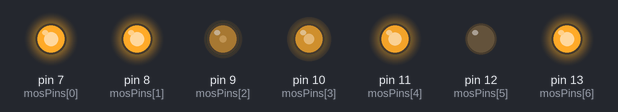
The sketch below on a simulated Arduino Uno, built with avr-gcc and run on an emulated ATmega328P. Shown: output pins drawn as LEDs (lit = HIGH). Random numbers use the default seed unless the sketch sets one.

Above: at 2.05 s.
At 3.8 s:
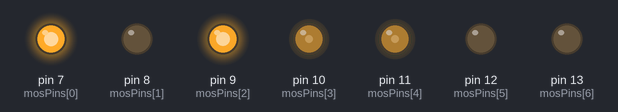
At 11.27 s:
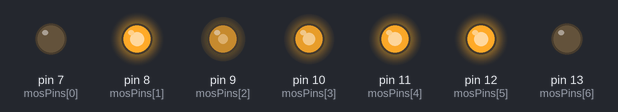
At 22.74 s:
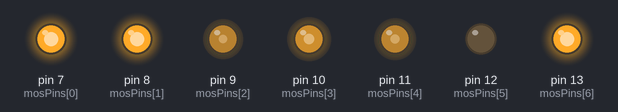
At 29.16 s:
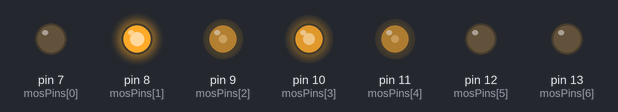
At 37.0 s:
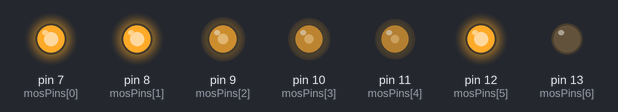
Timing chart, 0 to 40.0 s (numbered marks = the images above):
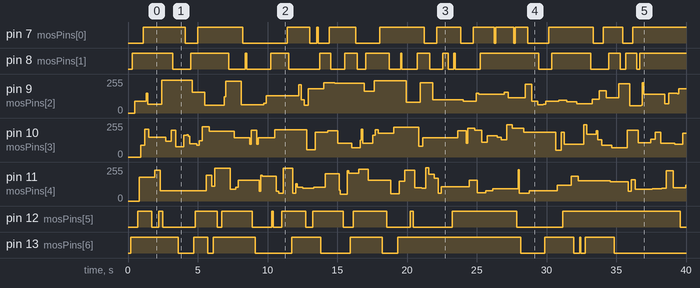

The sketch:

momex.ino
```cpp
int mosPins[] = {7, 8, 9, 10, 11, 12, 13};

void setup() {
  Serial.begin (9600);
  for (int i = 0; i < 7; i++) {
    pinMode(mosPins[i], OUTPUT);
  }
  setAllMotors(0);
}


void loop() {
  //int distance = getDistance('r');
  //Serial.println(distance) /setAllMotors(250);
 // delay(5000);
  int randomSpeed = random(50, 250);
  setOneRandomMotor(randomSpeed);
  delay(100);

  //setAllMotors(250);
  //delay(1000);

 //  if(distance < 70){
  //  delay(distance * 10);
 //  }
}

void setOneRandomMotor(int motorSpeed) {
  int randMotor = random(7);
  analogWrite(mosPins[randMotor], motorSpeed);
  //Serial.println(randMotor);
}
void setAllMotors(int motorSpeed){
  for (int i = 0; i < 7; i++) {
    analogWrite(mosPins[i], motorSpeed);
  }
}
/*
int getDistance(char side){
  int trigPin;
  int echoPin;
  if(side == 'l'){
    trigPin = trigPinL;
    echoPin = echoPinL;
  }
  if(side == 'r'){
    trigPin = trigPinR;
    echoPin = echoPinR;
  }
  long duration, distance;
  digitalWrite(trigPin, LOW);  // Added this line
  delayMicroseconds(2); // Added this line
  digitalWrite(trigPin, HIGH);
  delayMicroseconds(10); // Added this line
  digitalWrite(trigPin, LOW);
  duration = pulseIn(echoPin, HIGH);
  distance = (duration/2) / 29.1;

  return distance;
}
*/
```

Measured:
- by itself, pin 7 (mosPins[0]): LOW → HIGH at 1.1 s, → LOW 3.0 s later, → HIGH 0.90 s later, → LOW 3.2 s later, … (25 changes in this stretch)
- by itself, pin 8 (mosPins[1]): LOW → HIGH at 0.30 s, → LOW 2.9 s later, → HIGH 1.3 s later, → LOW 2.7 s later, … (31 changes in this stretch)
- by itself, pin 12 (mosPins[5]): LOW → HIGH at 0.70 s, → LOW 1.0 s later, → HIGH 0.50 s later, → LOW 0.30 s later, … (22 changes in this stretch)
- by itself, pin 13 (mosPins[6]): LOW → HIGH at 0.20 s, → LOW 3.4 s later, → HIGH 1.1 s later, → LOW 1.0 s later, … (18 changes in this stretch)
- by itself, pin 9 (mosPins[2]): 0/255 → 90/255 at 0.50 s, → 149/255 0.80 s later, → 66/255 0.10 s later, → 244/255 1.0 s later, … (48 changes in this stretch)
- by itself, pin 11 (mosPins[4]): 0/255 → 177/255 at 0.80 s, → 229/255 1.1 s later, → 78/255 0.40 s later, → 195/255 3.3 s later, … (56 changes in this stretch)
